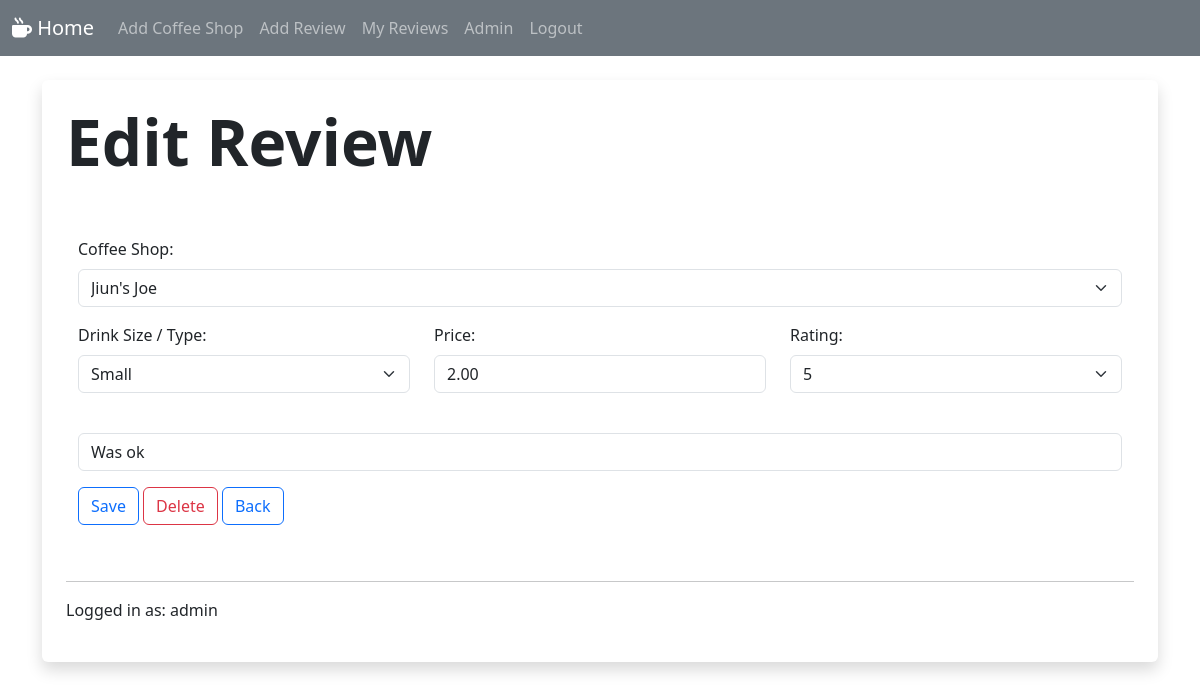
The page /edit_rating/1 (signed in) on the database its author committed.
### website/models.py (models this page shows, shortened)
class Rating(models.Model):
    SIZE = (
        ('S', 'Small'),
        ('L', 'Large'),
        ('W', 'Weird Milk'),
        )
    created_at = models.DateTimeField(auto_now_add=True)
    created_by = models.ForeignKey(User, limit_choices_to={'is_active': True}, null = True, on_delete=models.SET_NULL)
    coffeeshop = models.ForeignKey(Coffeeshop, limit_choices_to={'coffeeshop_status': 'A'}, on_delete=models.CASCADE)
    size = models.CharField('Cup Size', choices=SIZE, max_length = 1, blank=True, null = True)
    price = models.DecimalField(
        'Price $',
        max_digits=10,
        decimal_places=2,
        blank=True,
        null=True,
        validators=[MinValueValidator(0.0)],
        help_text="Enter the price in dollars"
    )
    rating = models.IntegerField(
        validators=[MinValueValidator(1), MaxValueValidator(10)],
        help_text="Enter a rating between 1 and 10")
    description = models.TextField('What did you think??',blank=True)

### website/views.py (the view)
# urls.py: path('edit_rating/<rating_id>', views.edit_rating, name="edit_rating"),
@login_required
def edit_rating(request, rating_id):
    rating = Rating.objects.get(pk=rating_id)
    if request.user == rating.created_by:
        form = RatingForm(request.POST or None, instance=rating)
        if form.is_valid():
            form.save()
            messages.success(request, "Rating updated")
            return redirect('my_ratings')
        return render(request,'website/edit_rating.html', {
            'rating': rating,
            'form': form,})
    else:
        messages.success(request, "You can't edit that rating")
        return redirect('home')

### website/forms.py
class RatingForm(ModelForm):
    RATING_CHOICES = [(i, str(i)) for i in range(1, 11)]
    class Meta:
        RATING_CHOICES = [(i, str(i)) for i in range(1, 11)]
        model = Rating
        fields = ('coffeeshop', 'size', 'price', 'rating', 'description')
        labels = {
            'coffeeshop': "",
            'size': "",
            'price': "",
            'rating': "",
            'description': "",
            }
        widgets = {
            'coffeeshop': forms.Select(attrs={'class':'form-select', 'placeholder':'Coffee Shop Name'}),
            'size': forms.Select(attrs={'class':'form-select', 'placeholder':'Coffee Size / Type'}),
            'price': forms.NumberInput(attrs={'class':'form-control', 'placeholder':'How much?'}),
            'rating': forms.Select(choices=RATING_CHOICES, attrs={'class': 'form-select'}),
            'description': forms.TextInput(attrs={'class':'form-control', 'placeholder':'What did you think?'}),
            }

### website/models.py (called while the page is built)
    def __str__(self):
        return (f'{self.coffeeshop_name}')

### website/templates/website/edit_rating.html (shortened to what this page needs)
{% extends 'website/base.html' %}
{% block content %}
<div class="shadow p-4 mb-5 bg-body rounded">
<h1 class="display-3 fw-bold">Edit Review</h1>
	<form action = "" method = POST>
		{%include 'website/rating_form.html'%}
		<p>
		<input type = "submit" value = "Save" class="btn btn-outline-primary">
		<a href="{%url 'delete_rating' rating.id%}" class="btn btn-outline-danger">Delete</a>
		<a href="{%url 'my_ratings'%}" class="btn btn-outline-primary">Back</a>
		</p>
	</form>
</div>
{% endblock %}

### website/templates/website/base.html (shortened to what this page needs)
{% load static %}
<!doctype html>
<html lang="en">
  <head>
    <link href="https://cdn.jsdelivr.net/npm/bootstrap@5.3.2/dist/css/bootstrap.min.css" rel="stylesheet">
	<link rel="stylesheet" href="https://cdnjs.cloudflare.com/ajax/libs/font-awesome/6.0.0-beta3/css/all.min.css">
  </head>
  <body>
    {%include 'website/navbar.html'%}
  <div class = "container">
  	<br/>
    {% block content %}
    {% endblock %}
  <hr>
  <p>
  {% if user.is_authenticated%}
    Logged in as: {{user}}
  {% else %}
	visitor
  {% endif %}
  </p>
  </div>
  </body>
</html>

### website/templates/website/rating_form.html (shortened to what this page needs)
{% block content %}
<div class="container">
        <div class="mb-3">
            <label for="coffeeshop" class="form-label">Coffee Shop:</label>
            {{ form.coffeeshop }}
        </div>
        <div class="row mb-3">
            <div class="col-md-4">
                <label for="size" class="form-label">Drink Size / Type:</label>
                {{ form.size }}
            </div>
            <div class="col-md-4">
                <label for="price" class="form-label">Price:</label>
                {{ form.price }}
            </div>
            <div class="col-md-4">
				<label for="rating" class="form-label">Rating:</label>
				{{ form.rating }}
            </div>
        </div>
        <div class="mb-3">
            {{ form.description }}
        </div>
{% endblock %}

### rows shown on the page
Rating: coffeeshop "Jiun's Joe", size "Small", price "2.00", rating "5", description "Was ok"

### other values the page prints
{{ user }} "admin"
